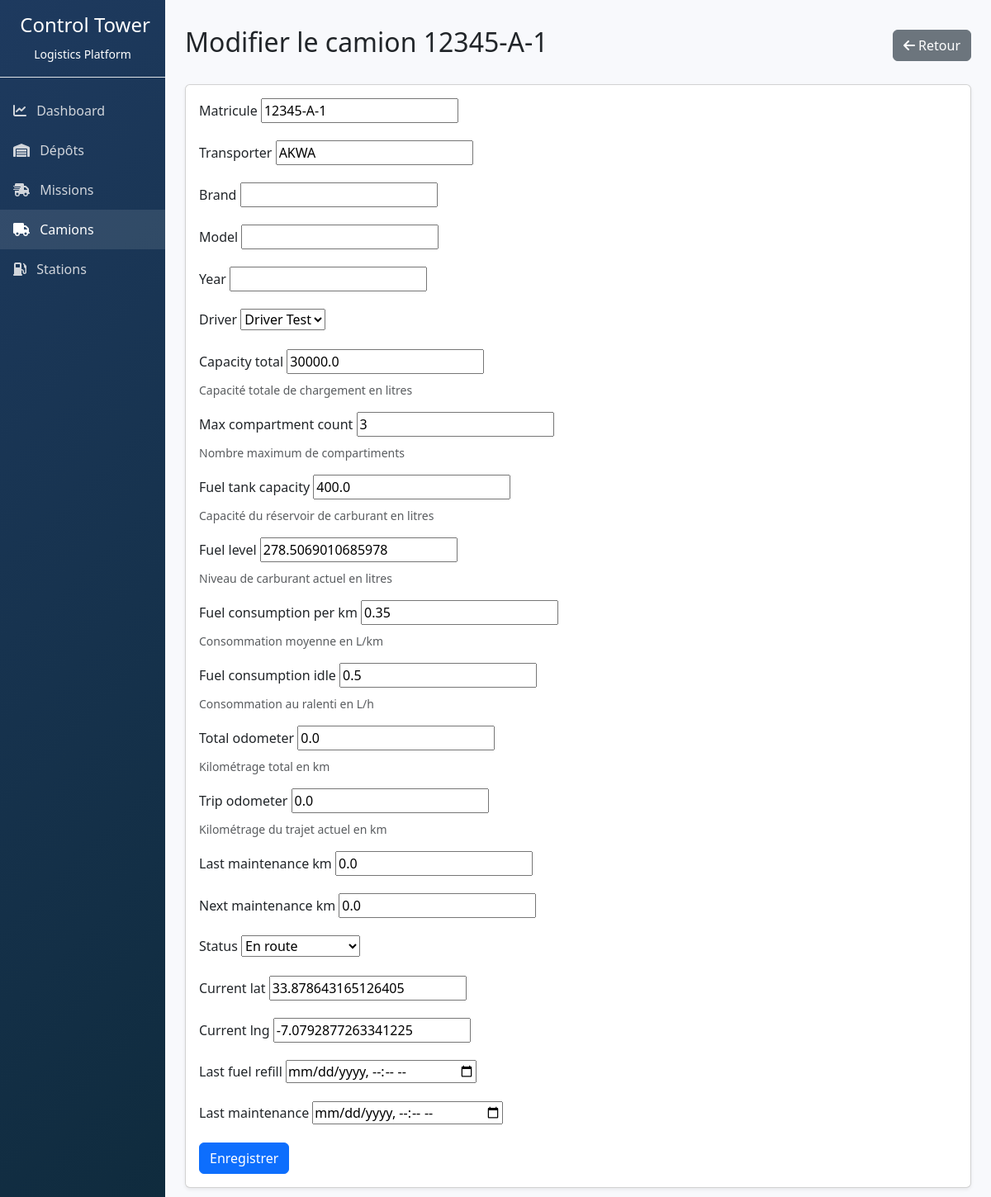
Screenshot of /api/trucks/1/edit/ with the database file from the repository.
### logistics/models.py (models this page shows, shortened)
class Truck(models.Model):
    matricule = models.CharField(max_length=50, unique=True)
    transporter = models.CharField(max_length=100)
    brand = models.CharField(max_length=50, blank=True, default='')
    model = models.CharField(max_length=50, blank=True, default='')
    year = models.IntegerField(null=True, blank=True)
    driver = models.ForeignKey(Driver, on_delete=models.CASCADE, related_name='trucks')
    capacity_total = models.FloatField(help_text="Capacité totale de chargement en litres")
    max_compartment_count = models.IntegerField(default=3, help_text="Nombre maximum de compartiments")
    fuel_tank_capacity = models.FloatField(help_text="Capacité du réservoir de carburant en litres")
    fuel_level = models.FloatField(default=100, help_text="Niveau de carburant actuel en litres")
    fuel_consumption_per_km = models.FloatField(default=0.35, help_text="Consommation moyenne en L/km")
    fuel_consumption_idle = models.FloatField(default=0.5, help_text="Consommation au ralenti en L/h")
    total_odometer = models.FloatField(default=0, help_text="Kilométrage total en km")
    trip_odometer = models.FloatField(default=0, help_text="Kilométrage du trajet actuel en km")
    last_maintenance_km = models.FloatField(default=0)
    next_maintenance_km = models.FloatField(default=0)
    STATUS_CHOICES = [
        ('AVAILABLE', 'Disponible'),
        ('ON_ROUTE', 'En route'),
        ('STOPPED', 'À l’arrêt'),
        ('DELAYED', 'En retard'),
        ('UNLOADING', 'Déchargement'),
        ('COMPLETED', 'Terminé'),
        ('BREAKDOWN', 'Panne'),
        ('MAINTENANCE', 'En maintenance'),
    ]
    status = models.CharField(max_length=20, choices=STATUS_CHOICES, default='AVAILABLE')
    current_lat = models.FloatField(default=0)
    current_lng = models.FloatField(default=0)
    last_fuel_refill = models.DateTimeField(null=True, blank=True)
    last_maintenance = models.DateTimeField(null=True, blank=True)
    created_at = models.DateTimeField(default=timezone.now)
    updated_at = models.DateTimeField(auto_now=True)

### logistics/views.py (the view)
# urls.py: path('trucks/<int:pk>/edit/', views.TruckUpdateView.as_view(), name='truck_update'),
class TruckUpdateView(SuccessMessageMixin, UpdateView):
    model = Truck
    form_class = TruckForm
    template_name = 'logistics/truck_form.html'
    success_url = reverse_lazy('truck_list')
    success_message = "Camion modifié."

### logistics/forms.py
class TruckForm(forms.ModelForm):
    driver = forms.ModelChoiceField(queryset=Driver.objects.all(), required=True)
    class Meta:
        model = Truck
        fields = [
            'matricule', 'transporter', 'brand', 'model', 'year',
            'driver', 'capacity_total', 'max_compartment_count',
            'fuel_tank_capacity', 'fuel_level', 'fuel_consumption_per_km', 'fuel_consumption_idle',
            'total_odometer', 'trip_odometer', 'last_maintenance_km', 'next_maintenance_km',
            'status', 'current_lat', 'current_lng',
            'last_fuel_refill', 'last_maintenance'
        ]
        widgets = {
            'last_fuel_refill': forms.DateTimeInput(attrs={'type': 'datetime-local'}),
            'last_maintenance': forms.DateTimeInput(attrs={'type': 'datetime-local'}),
        }

### logistics/models.py (called while the page is built)
    def __str__(self):
        return self.name

### logistics/templates/logistics/truck_form.html
{% extends "logistics/generic_form.html" %}
{% block form_title %}{% if form.instance.pk %}Modifier le camion {{ form.instance.matricule }}{% else %}Ajouter un camion{% endif %}{% endblock %}
{% block cancel_url %}{% url 'logistics:truck_list' %}{% endblock %}

### logistics/templates/logistics/generic_form.html (shortened to what this page needs)
{% extends "logistics/base.html" %}
{% block content %}
<div class="d-flex justify-content-between align-items-center mb-4">
    <h1 class="h2">{% block form_title %}{% if form.instance.pk %}Modifier{% else %}Ajouter{% endif %}{% endblock %}</h1>
    <a href="{% block cancel_url %}{% url 'logistics:dashboard' %}{% endblock %}" class="btn btn-secondary"><i class="fas fa-arrow-left"></i> Retour</a>
</div>
<div class="card shadow-sm">
    <div class="card-body">
        <form method="post">
            {% for field in form %}
                <div class="mb-3">
                    <label for="{{ field.id_for_label }}" class="form-label">{{ field.label }}</label>
                    {{ field }}
                    {% if field.help_text %}
                        <div class="form-text">{{ field.help_text }}</div>
                    {% endif %}
                </div>
            {% endfor %}
            <button type="submit" class="btn btn-primary">Enregistrer</button>
        </form>
    </div>
</div>
{% endblock %}

### logistics/templates/logistics/base.html (style rules this page uses)
body { background-color: #f8f9fc; }

### rows the page displays
Truck: instance.matricule "12345-A-1", form "12345-A-1" "AKWA" "Driver Test" "30000.0" "3" "400.0" "278.5069010685978" "0.35" "0.5" "0.0" "0.0" "0.0" "0.0" "En route" "33.878643165126405" "-7.0792877263341225"

### other values shown
{{ field.label }} "Matricule" "Transporter" "Brand" "Model" "Year" "Driver" "Capacity total" "Max compartment count" "Fuel tank capacity" "Fuel level" "Fuel consumption per km" "Fuel consumption idle" "Total odometer" "Trip odometer" "Last maintenance km" "Next maintenance km" "Status" "Current lat" "Current lng" "Last fuel refill" "Last maintenance"
{{ field.help_text }} "Capacité totale de chargement en litres" "Nombre maximum de compartiments" "Capacité du réservoir de carburant en litres" "Niveau de carburant actuel en litres" "Consommation moyenne en L/km" "Consommation au ralenti en L/h" "Kilométrage total en km" "Kilométrage du trajet actuel en km"
